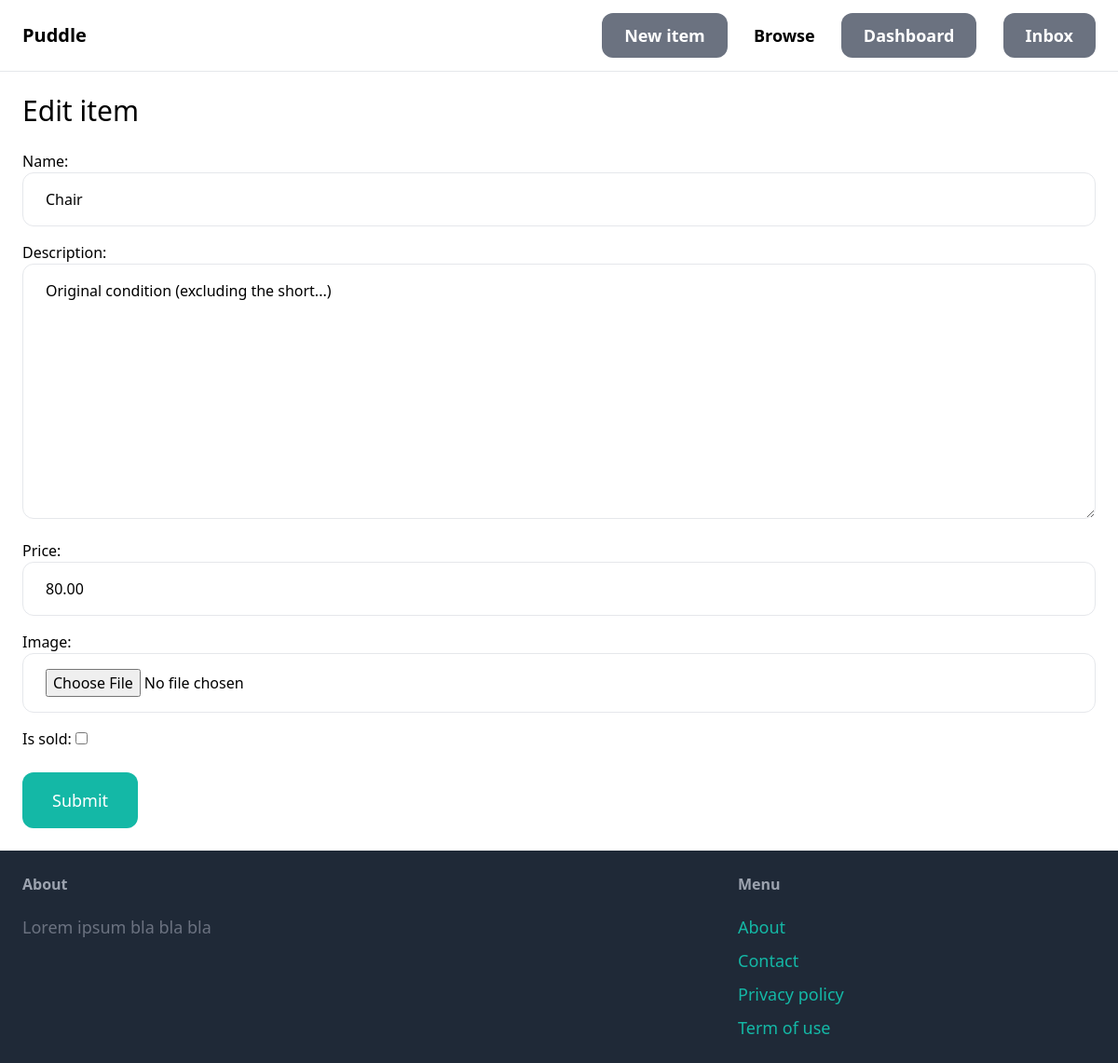
The page /items/7/edit/ (signed in) on the database as committed earlier.
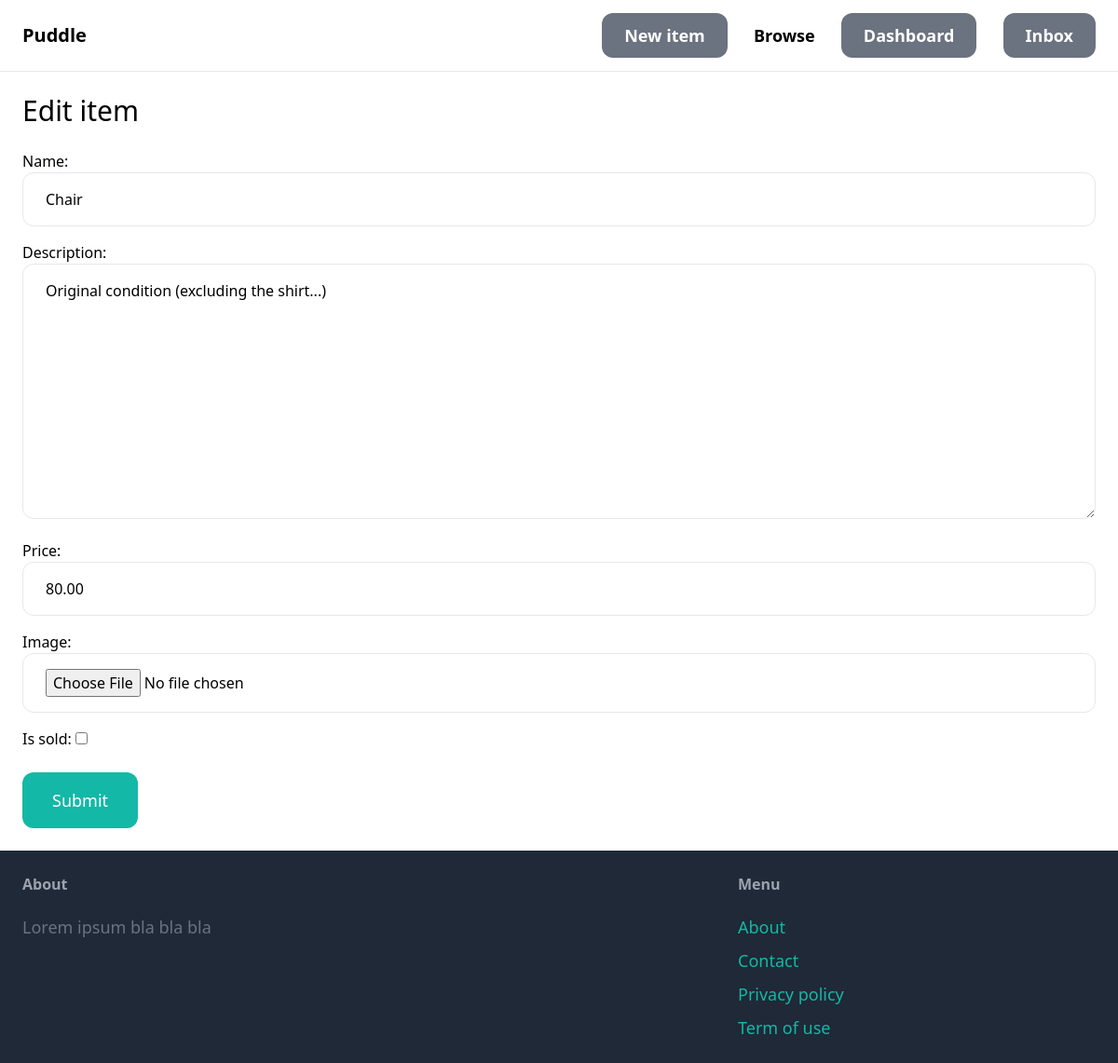
The same page on the database as committed later.
### item/models.py (models this page shows, shortened)
class Item(models.Model):
    category = models.ForeignKey(
        Category, related_name="items", on_delete=models.CASCADE
    )
    name = models.CharField(max_length=255)
    description = models.TextField(blank=True, null=True)
    price = models.DecimalField(max_digits=10, decimal_places=2)
    image = models.ImageField(upload_to="item_images", blank=True, null=True)
    is_sold = models.BooleanField(default=False)
    created_by = models.ForeignKey(User, related_name="items", on_delete=models.CASCADE)
    created_on = models.DateTimeField(auto_now=True)

### item/views.py (the view)
# urls.py: path("<int:pk>/edit/", views.edit, name="edit"),
@login_required
def edit(request, pk):
    item = get_object_or_404(Item, pk=pk, created_by=request.user)
    if request.method == "POST":
        form = EditItemForm(request.POST, request.FILES, instance=item)
        if form.is_valid():
            item.save()
            return redirect("item:detail", pk=item.id)
    else:
        form = EditItemForm(instance=item)
    return render(
        request,
        "item/form.html",
        {
            "form": form,
            "title": "Edit item",
        },
    )

### item/forms.py
class EditItemForm(forms.ModelForm):
    class Meta:
        model = Item
        fields = (
            "name",
            "description",
            "price",
            "image",
            "is_sold",
        )
        widgets = {
            "name": forms.TextInput(attrs={"class": INPUT_CLASSES}),
            "description": forms.Textarea(attrs={"class": INPUT_CLASSES}),
            "price": forms.TextInput(attrs={"class": INPUT_CLASSES}),
            "image": forms.FileInput(attrs={"class": INPUT_CLASSES}),
        }

### item/templates/item/form.html (shortened to what this page needs)
{% extends 'core/base.html' %}
{% block content %}
<h1 class="mb-6 text-3xl">{{ title }}</h1>
<form method="post" action="." enctype="multipart/form-data">
    <div class="space-y-4">
        {{ form.as_p}}
    </div>
    <button class="mt-6 px-8 py-4 text-lg bg-teal-500 hover:bg-teal-700 rounded-xl text-white">Submit</button>
</form>
{% endblock  %}

Rows that differ between the two databases and show on the page:
changed Item "Chair": description "Original condition (excluding the short...)" → "Original condition (excluding the shirt...)"
